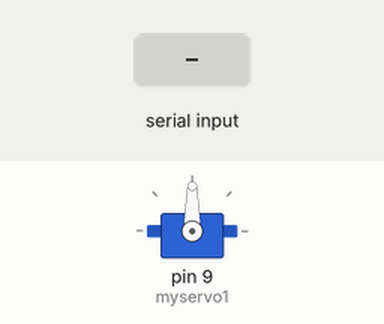
Simulated run of this sketch. Board: Arduino Uno, built with avr-gcc and run on an emulated ATmega328P. Shown: servo. The inputs (shaded band) are chosen by the test bench.

Above: at 1.2 s.
1.3 s: "30,150,10\n" received over Serial
At 1.6 s:
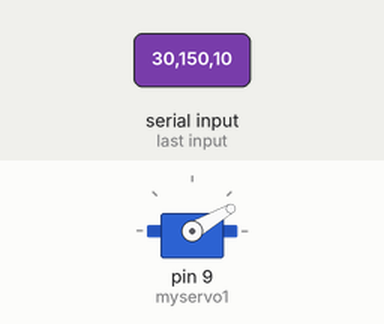
2.8 s: "5\n" received over Serial
At 3.6 s:
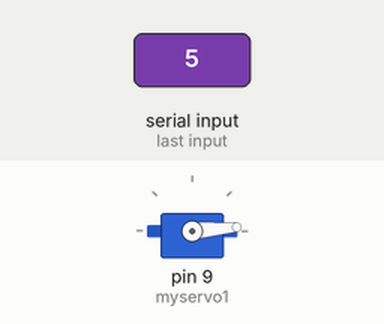
4.3 s: "200\n" received over Serial
At 4.9 s:
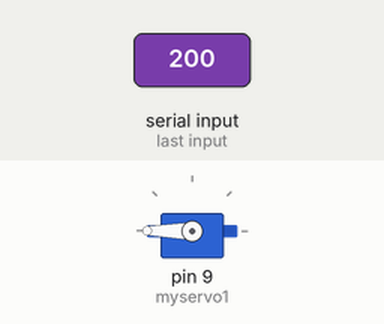
5.8 s: "90,45,200\n" received over Serial
At 6.2 s:
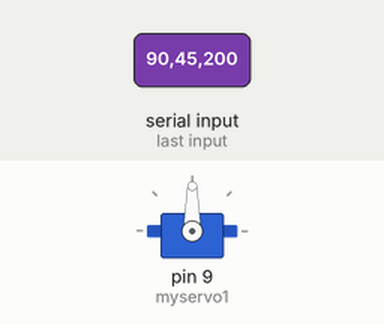
7.3 s: "30,150\n" received over Serial
At 8.5 s:
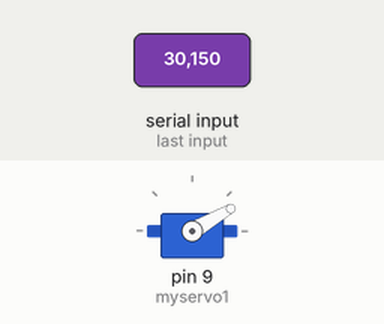
Timing chart, 0 to 9.8 s (numbered marks = the images above; inputs shaded):
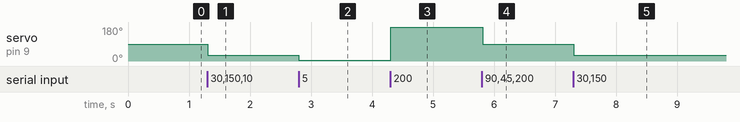

Measured:
- after the input at 1.3 s, servo on pin 9 (myservo1): 90° → 30° at once
- after the input at 2.8 s, servo on pin 9 (myservo1): 30° → 5° at once
- after the input at 4.3 s, servo on pin 9 (myservo1): 5° → 180° at once
- after the input at 5.8 s, servo on pin 9 (myservo1): 180° → 90° at once
- after the input at 7.3 s, servo on pin 9 (myservo1): 90° → 30° at once

The sketch:

_1dofJig_code.ino
```cpp
#include <Servo.h>
#include <String.h>

Servo myservo1;


int val1;
String str;


void setup() {

  Serial.begin(9600);

  myservo1.attach(9);
}

void loop() {


  if (Serial.available())
  {

 str = Serial.readStringUntil('\n');
 //str="90,90,90,";
 int str_len = str.length() + 1;
 char char_array[str_len];

 str.toCharArray(char_array, str_len);

 String send1;


 send1 = strtok(char_array, " ,");


 int angle1;


 angle1=send1.toInt();


 myservo1.write(angle1);


 delay(1);


}
}
```
